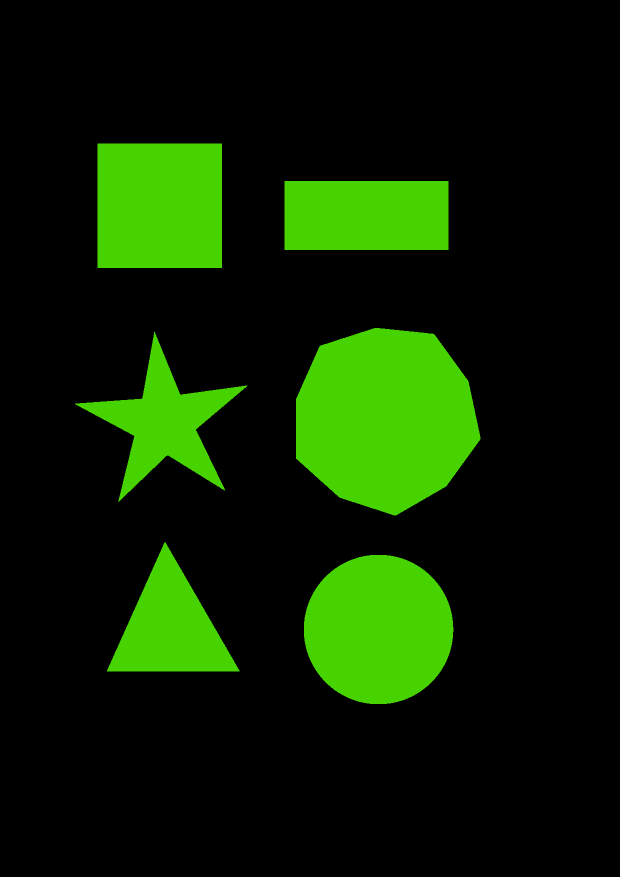
#> input picture Computer_vision/16_contr_zip/png/figures.png, 1240 x 1754 px (shown at 1/2 size)
$ python figures.py
#> lines starting #> are read from the running program, lines starting #| are printed output that depends on the picture; after the words box and inside, x2 and y2 are one past the last pixel; in counts of white or black regions, pixels touching at a corner belong together
import cv2

image = cv2.imread("png/figures.png")
#> image is the input picture: shape (1754, 1240, 3); mean B, G, R 0, 34.2, 11.3


gray = cv2.cvtColor(image, cv2.COLOR_BGR2GRAY)
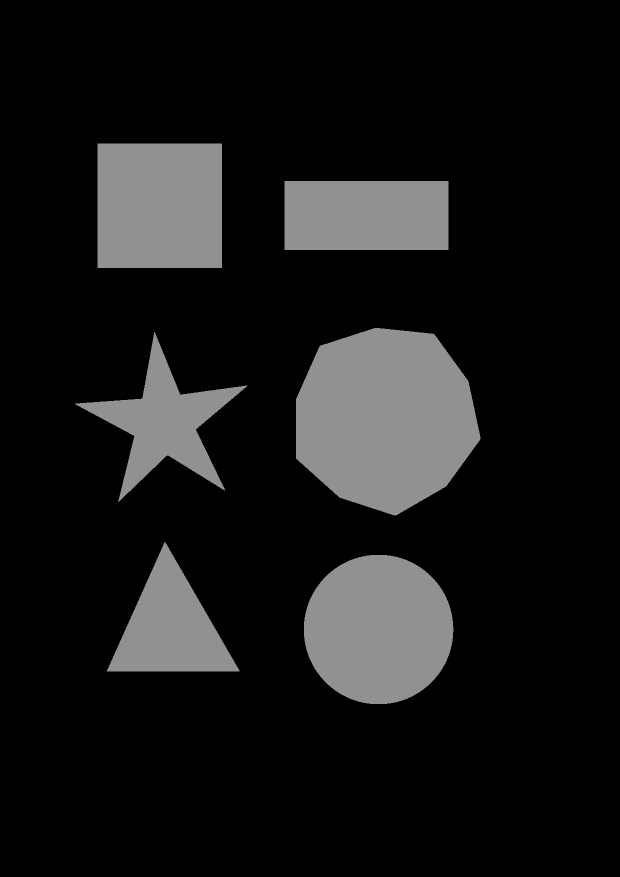
#> gray: shape (1754, 1240) (shown at 1/2 size); min 0, max 188, mean 23.5
ret, thresh = cv2.threshold(gray, 10, 255, cv2.THRESH_BINARY)
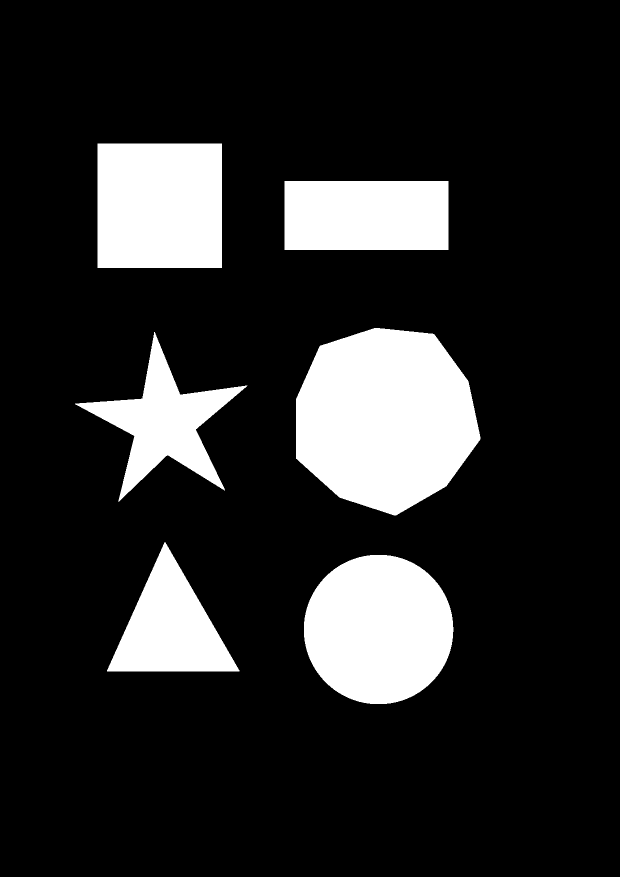
#> thresh: shape (1754, 1240) (shown at 1/2 size); 16.2% white; 6 white regions
contours, _ = cv2.findContours(thresh, cv2.RETR_TREE, cv2.CHAIN_APPROX_SIMPLE)
#> contours = 6 contours; box (x1, y1, x2, y2) and area: (592, 656, 961, 1031) 104404, (608, 1110, 907, 1408) 69847, (195, 287, 444, 536) 61504, (569, 362, 897, 500) 44799, (150, 664, 495, 1004) 34548, (214, 1084, 479, 1343) 34290
arrow = contours[0]
#> arrow = contour of 420 points, box (x1, y1, x2, y2) (608, 1110, 907, 1408), area 69847

for contour in contours:
    eps = 0.01 * cv2.arcLength(contour, True)
    approx = cv2.approxPolyDP(contour, eps, True)
    for p in approx:
        cv2.circle(image, tuple(*p), 6, (0, 266, 0), 2)
#> this loop made 6 passes
#> eps on passes 1, 3, 4: 9.87, 14.25, 12.34
#> (eps, approx) on passes 2, 5, 6: (8.9, [[329, 1084], [214, 1342], [478, 1342]]), (9.28, [[569, 362], [569, 499], [896, 499], [896, 362]]), (9.92, [[195, 287], [195, 535], [443, 535], [443, 287]])
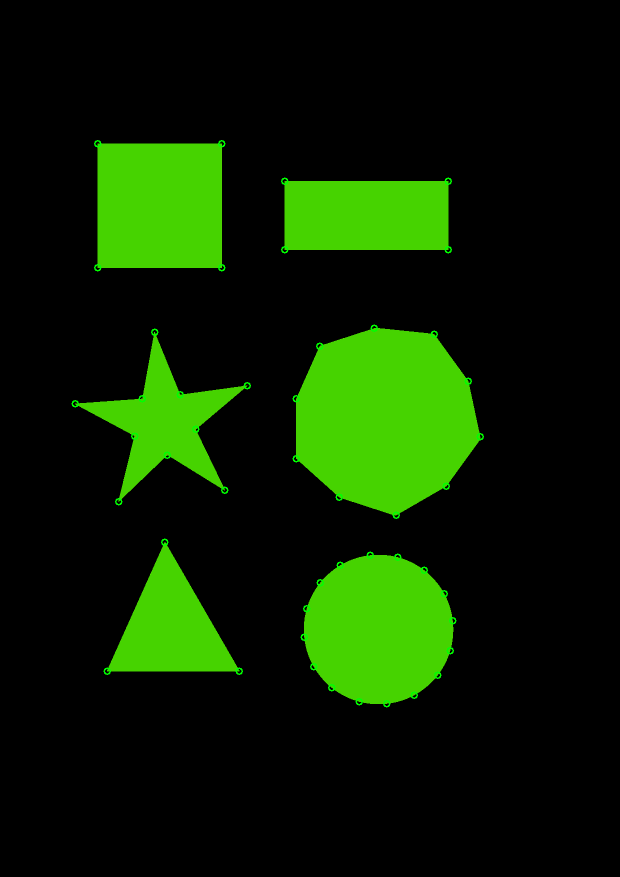
#> image: shape (1754, 1240, 3) (shown at 1/2 size); 0.24% of pixels changed, all inside (x1, y1, x2, y2) = (143, 280, 968, 1415)

cv2.namedWindow("Figures", cv2.WINDOW_GUI_NORMAL)
cv2.imshow("Figures", image)
cv2.waitKey()
cv2.destroyAllWindows()
